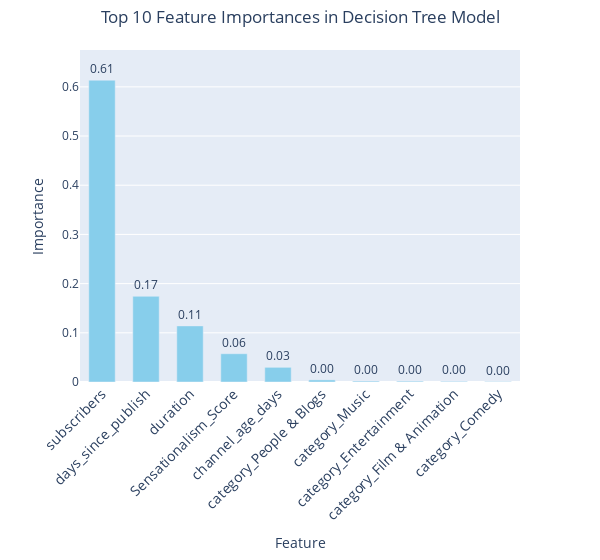

Notebook code for this chart:
### Markdown cell above
### 特徵重要性

### Code cell
import plotly.graph_objects as go
feature_importances = dt_regressor.feature_importances_
feature_names = X_train.columns

# 特徵重要性的DataFrame
importances_df = pd.DataFrame({'feature': feature_names, 'importance': feature_importances})
importances_df = importances_df.sort_values(by='importance', ascending=False)

# 建圖表
fig = go.Figure(go.Bar(
    x=importances_df['feature'][:10],
    y=importances_df['importance'][:10],
    text=importances_df['importance'][:10].apply(lambda x: f'{x:.2f}'),
    textposition='outside',
    marker_color='#87ceeb',
    width=0.6
))

# 調整布局
fig.update_layout(
    title={
        'text': 'Top 10 Feature Importances in Decision Tree Model',
        'y':0.98,  # 標題在垂直方向的位置
        'x':0.5,  # 標題在水平方向的位置
        'xanchor': 'center',  # 確保標題的中心在 x 的位置
        'yanchor': 'top'      # 確保標題的底部在 y 的位置
    },
    xaxis=dict(
        title='Feature',
        tickangle=-45,
        tickfont=dict(size=14)
    ),
    yaxis=dict(
        title='Importance',
        range=[0, 1.1 * max(importances_df['importance'][:10])]
    ),
    margin=dict(t=50),  # 可能需要根據標題的大小調整邊距
    showlegend=False,
    bargap=0.05,
    width=600, # 調整圖表的寬度
)
fig.show()

### Figure 1 — Plotly figure (JSON) as saved in the notebook; plotly's stock layout.template omitted (floating-point values rounded to 4 significant figures)
{"data": [{"marker": {"color": "#87ceeb"}, "text": ["0.61", "0.17", "0.11", "0.06", "0.03", "0.00", "0.00", "0.00", "0.00", "0.00"], "textposition": "outside", "type": "bar", "width": 0.6, "x": ["subscribers", "days_since_publish", "duration", "Sensationalism_Score", "channel_age_days", "category_People & Blogs", "category_Music", "category_Entertainment", "category_Film & Animation", "category_Comedy"], "y": [0.6136, 0.1742, 0.1141, 0.05746, 0.02984, 0.004278, 0.001852, 0.001664, 0.001286, 0.0008294]}], "layout": {"bargap": 0.05, "margin": {"t": 50}, "showlegend": false, "title": {"text": "Top 10 Feature Importances in Decision Tree Model", "x": 0.5, "xanchor": "center", "y": 0.98, "yanchor": "top"}, "width": 600, "xaxis": {"tickangle": -45, "tickfont": {"size": 14}, "title": {"text": "Feature"}}, "yaxis": {"range": [0, 0.6749], "title": {"text": "Importance"}}}}
